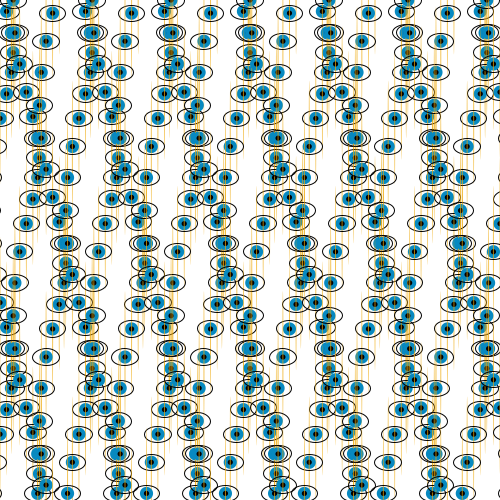
Frame 1 (no input)
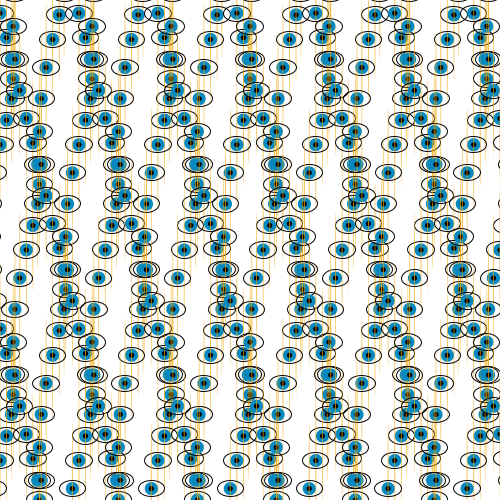
Frame 60 (the mouse pressed at the canvas centre just before this capture)
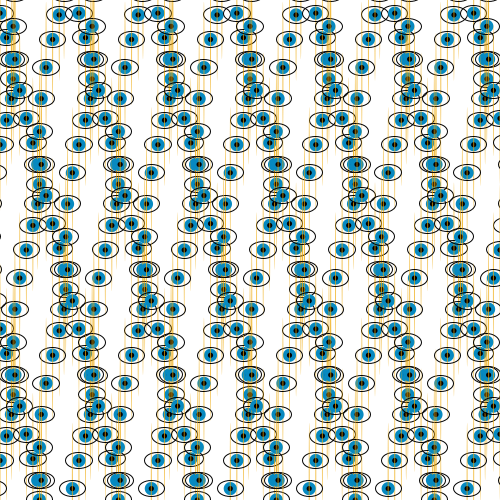
Frame 120 (the mouse held since frame 60 and released just before this capture)

The Processing sketch that drew these frames (run headless with seeded random() and noise(); from frame 60 on, the mouse is pressed at the canvas centre):

// Processing sketch: processing_151853
// ── processing_151853.pde

/*
 * Creative Coding
 * Week 2, 05 - Moving Patterns 1
 * by Indae Hwang and Jon McCormack
 * Copyright (c) 2014 Monash University
 *
 * This sketch builds on the previous sketches, drawing shapes based on the
 * current framerate. The movement of individual shapes combine to create a
 * gestalt field of motion. Use the arrow keys on your keyboard to change the
 * frame rate. 
 * 
 */

// variable used to store the current frame rate value
int frame_rate_value;

void setup() {
  size(500, 500);

  frame_rate_value = 6;
  frameRate(frame_rate_value);
  rectMode(CENTER);
  background(255);
}


void draw() {

  background(255);

  int num = 20;
  int margin = 0;
  float gutter = 0; //distance between each cell
  float cellsize = ( width - (2 * margin) - gutter * (num - 1) ) / (num - 1);

  int circleNumber = 0; // counter
  for (int i=0; i<num; i++) {
    for (int j=0; j<num; j++) {
      circleNumber = (i * num) + j; // different way to calculate the circle number from w2_04

      float tx = margin + cellsize * i + gutter * i;
      float ty = margin + cellsize * j + gutter * j;

      movingCircle(tx, ty, cellsize, circleNumber);
    }
  }
} //end of draw 


void movingCircle(float x, float y, float size, int circleNum) {

  float finalAngle;
  finalAngle = frameCount + circleNum;

  //the rotating angle for each tempX and tempY postion is affected by frameRate and angle;  
  float tempX = x + (size / 2) * sin(PI / frame_rate_value * finalAngle);
  float tempY = y + (size / 2) * cos(PI / frame_rate_value * finalAngle);

  noStroke();
  fill(7,137,192);
  ellipse(tempX,tempY,size/2,size/2);
  fill(0,0,0);
    ellipse(tempX, tempY, size/5, size/5);
  
  fill(238,169,9,180);
  ellipse(tempX, tempY, 1, size*5);
  stroke(0);
  noFill();
  stroke(1);
  ellipse(tempX, tempY, size, size-10);
}


/*
 * keyReleased function
 *
 * called automatically by Processing when a keyboard key is released
 */
void keyReleased() {

  // right arrow -- increase frame_rate_value
  if (keyCode == RIGHT && frame_rate_value < 60) {
    frame_rate_value++;
  }

  // left arrow -- decrease frame_rate_value
  if ( keyCode == LEFT && frame_rate_value > 1) {
    frame_rate_value--;
  }

  // set the frameRate and print current value on the screen
  frameRate(frame_rate_value);
  println("Current frame Rate is: " + frame_rate_value);
}
